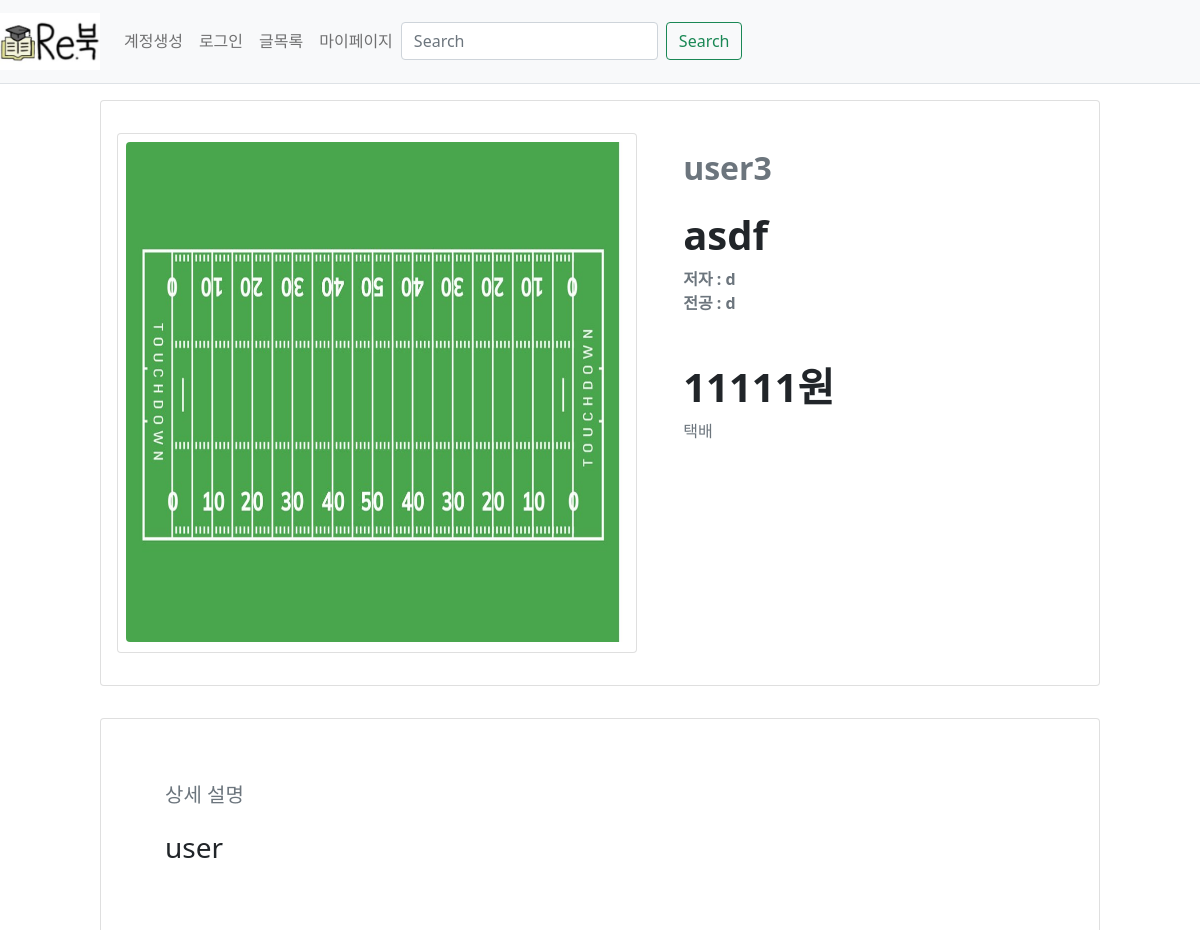
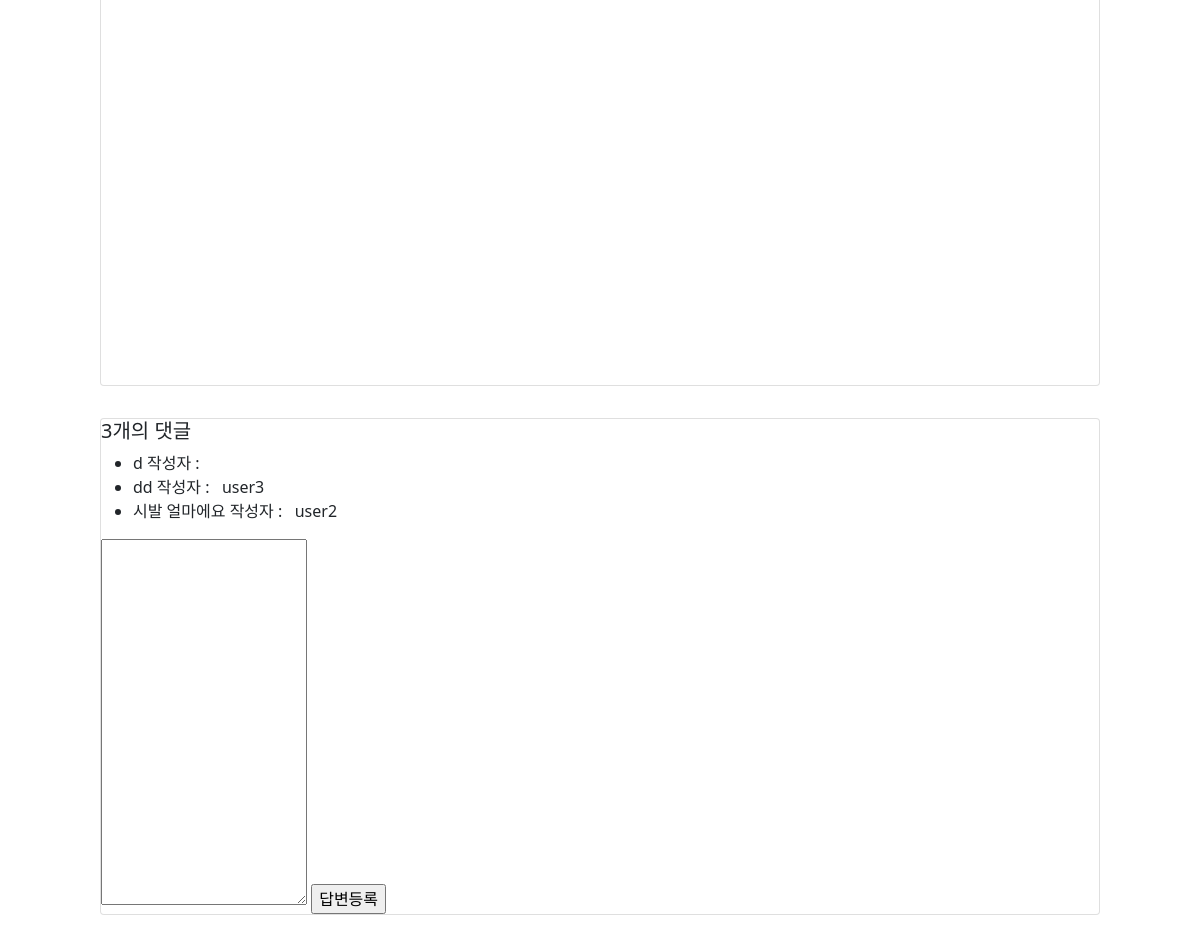
Page /post/detail/25 on the committed database (2 pictures, top to bottom).
### webproject/models.py (models this page shows)
class Post(db.Model): #판매페이지
    id = db.Column(db.Integer, primary_key=True)
    subject = db.Column(db.String(200), nullable=False)
    content = db.Column(db.Text(),nullable=False)
    isparcel = db.Column(db.Boolean(), nullable=True,server_default='True')  # True: 택배, False: 직거래
    create_date = db.Column(db.DateTime(), nullable=False)
    img_path = db.Column(db.String(), nullable=True, server_default='1')  # 요거는 나중에 추가해보자
    book_info_id = db.Column(db.Integer, db.ForeignKey('bookinfo.id', ondelete='CASCADE'))
    book = db.relationship('BookInfo', backref=db.backref('post_set'))
    user_id = db.Column(db.Integer, db.ForeignKey('user.id', ondelete='CASCADE'), nullable=False)
    user = db.relationship('User', backref=db.backref('post_set'))

class BookInfo(db.Model): # 책 정보
    __tablename__ = 'bookinfo'
    id = db.Column(db.Integer, primary_key=True)
    name = db.Column(db.String(200),nullable=False) #책이름
    author = db.Column(db.String(200),nullable=False) #저자
    school = db.Column(db.String(200),nullable=False) #학교
    department = db.Column(db.String(200),nullable=False) #학과
    price = db.Column(db.Integer, nullable=False)

class Reply(db.Model): #댓글
    id = db.Column(db.Integer, primary_key=True)
    post_id = db.Column(db.Integer, db.ForeignKey('post.id', ondelete='CASCADE'))
    post = db.relationship('Post',backref=db.backref('reply_set')) # Post.reply_set 하면 답글에 접근 가능
    content = db.Column(db.Text(),nullable=False)
    create_date = db.Column(db.DateTime(), nullable=False)
    user_id = db.Column(db.Integer, db.ForeignKey('user.id', ondelete='CASCADE'), nullable=False)
    user = db.relationship('User', backref=db.backref('reply_set'))

class User(db.Model):
    id = db.Column(db.Integer, primary_key =True)
    username = db.Column(db.String(150), unique=True, nullable=False)
    password = db.Column(db.String(200), nullable=False)
    email = db.Column(db.String(120), unique=True, nullable=False)

### webproject/views/post_views.py (the view)
@bp.route('/detail/<int:post_id>')
def detail(post_id):
    post = Post.query.get_or_404(post_id)
    book = BookInfo.query.get(post.book_info_id)
    return render_template('post/post_detail.html', post=post, book=book)

### webproject/views/auth_views.py (called while the page is built)
@bp.before_app_request
def load_logged_in_user():
    user_id=session.get('user_id')
    if user_id is None:
        g.user = None
    else:
        g.user = User.query.get(user_id)

@bp.before_app_request
def load_logged_in_user():
    user_id=session.get('user_id')
    if user_id is None:
        g.user = None
    else:
        g.user = User.query.get(user_id)

### webproject/templates/post/post_detail.html
{% extends 'base.html' %}
{% block content%}
<div class="d-flex justify-content-center">
    <div class="card mb-3 mt-3" style="width: 1000px;">
        <div class="row g-0">
        <div class="col-md-7">
            <div class="card-body">
                <div class="card mb-3 mt-3 "  style="width: 520px; height: 520px;">
                    <img src="{{post.img_path}}" width="500px" height="500px" class="rounded mt-2 ms-2">
                </div>
            </div>
        </div>
            <div class="col md-3 position-relative">
                <div class="mt-5">
                    <h2 class="text-muted mb-4"><b>{{ post.subject }}</b></h2>
                    <div class="mb-5">
                    <h1 class="mb-2"><b>{{book.name}}</b></h1>
                    <p class="text-muted mb-0"><b>저자 : {{book.author}}</b></p>
                    <p class="text-muted mb-0"><b>전공 : {{book.department}}</b></p>
                    </div>
                    <span>
                        <h1><b>{{book.price}}원</b></h1>
                        {% if post.isparcel %}
                        <p class="text-muted mt-0 mb-0">택배</p>
                        {%else%}
                        <p class="text-muted mt-0 mb-0">직거래</p>
                        {% endif %}
                    </span>
                </div>
            </div>
        </div>
        </div>
</div>
<div class="d-flex justify-content-center">
    <div class="card mb-3 mt-3" style="width: 1000px;">
        <div class="card-body mt-5 ms-5 me-5 mb-5" style="height: 500px;">
            <h5 class="text-muted mb-4" >상세 설명</h5>
            <h3>{{post.content}}</h3>
        </div>
    </div>
</div>
<div class="d-flex justify-content-center">
    <div class="card mb-3 mt-3" style="width: 1000px;">
        <h5>{{post.reply_set|length}}개의 댓글</h5>
    <div>
    <ul>
    {% for reply in post.reply_set %}
    <li>{{reply.content}}
    <span>작성자 : &nbsp {{reply.user.username}}</span>
    </li>
    {%endfor%}
    </ul>
    </div>
        <form action="{{url_for('reply.create',post_id=post.id)}}" method="post">
            <textarea name="content" id="content" rows="15" required></textarea>
            <input type="submit" value="답변등록">
        </form>
    </div>
</div>
{%endblock%}

### webproject/templates/base.html (shortened to what this page needs)
<!doctype html>
<html lang="kor">
<head>
    <link rel="stylesheet" href="{{ url_for('static',filename='bootstrap.min.css') }}">
    <link rel="stylesheet" href="{{ url_for('static', filename='style.css') }}">
</head>
<body>
<nav class="navbar navbar-expand-lg navbar-light bg-light border-bottom">
    <a class="navbar-brand" href="{{url_for('main.index')}}"><img src="{{url_for('static',filename='logo.jpg')}}" alt="re 북" width="100px"></a>
    <div class="collapse navbar-collapse flex-grow-0" id="navbarNav">
        {% if g.user %}
        <ul class="navbar-nav">
            <li class="nav-item">
                <a class="nav-link" href="{{ url_for('auth.logout') }}">{{ g.user.username }} (로그아웃)</a>
            </li>
        </ul>
        {% else %}
        <ul class="navbar-nav">
            <li class="nav-item">
                <a class="nav-link" href="{{url_for('auth.signup')}}">계정생성</a>
            </li>
            <li class="nav-item">
                <a class="nav-link" href="{{url_for('auth.login')}}">로그인</a>
            </li>
        </ul>
        {% endif %}
        <ul class="navbar-nav">
            <li class="nav-item">
                <a class="nav-link" href="/post">글목록</a>
            </li>
            <li class="nav-item">
                <a class="nav-link" href="/mypage/list">마이페이지</a>
            </li>
        </ul>
    </div>
    <form class="d-flex" role="search">
            <input class="form-control me-2" type="search" placeholder="Search" aria-label="Search">
            <button class="btn btn-outline-success" type="submit">Search</button>
          </form>
</nav>
{% block content %}{% endblock %}
</body>
</html>

### rows in the picture
Post: img_path (picture), subject "user3", content "user"
BookInfo: name "asdf", author "d", department "d", price "11111"
Reply: content "d"
Reply: content "dd", user.username "user3"
Reply: content "시발 얼마에요", user.username "user2"

### other values in the picture
{{ post.reply_set|length }} "3"
